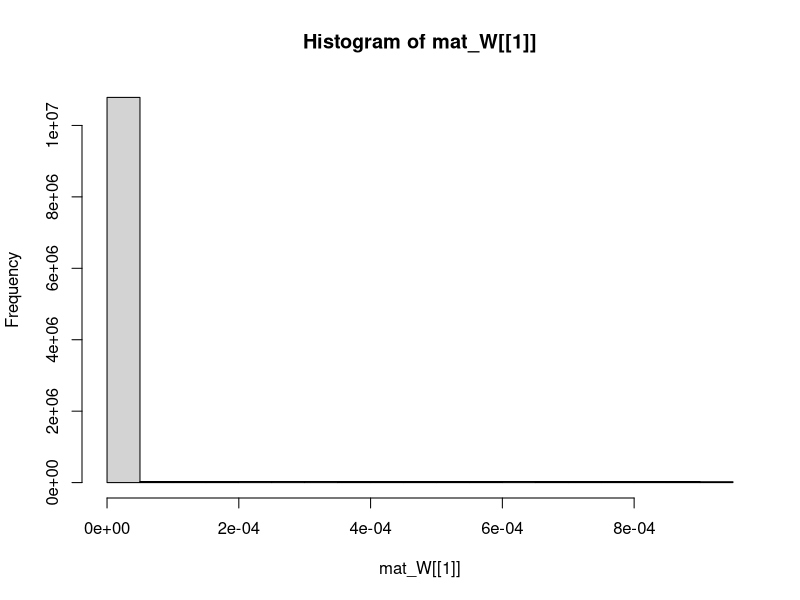
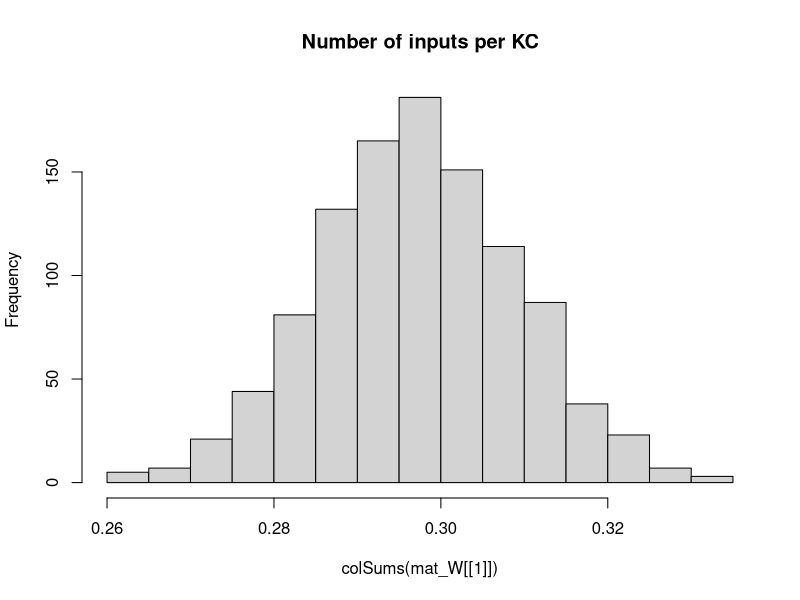

Recreate these plots in R, in order. (Note: this script raises an error after producing the figures.)
## Development Code for Willsaw NN image recognition of zfish larva
## KL 2021
## I will implement a MB random kernel NN as in my Ant Navigation paper 
## This Files Trains the weights of  2 Layer Net : Random Expansion Feature Layer (Random Kernel Trick) -> Perceptron Output neuron 
## The connections in L1 Random Sparse Net are data independent, while L2 wights are trained via +ve larva head template samples to filter patterns that look like larva
## The input images are labeled as Fish and non fish according to the folder they are placed.
# Output is saved as pgm images which are then loaded by tracker software so as to implemend the simple classifier net implemended here 

library("pixmap")
library("yaml")


## Initialiaze the random Weight vector of an L1 (KC) neuron  
init_random_W <- function(m,p){
  # Draw random Number N of Sampled Inputs From Binomial
  n <- rbinom(1,length(m),p)
  ## Set N random synapses as inputs to KC
  idx <- sample(1:length(m),n)
  m <- runif(NROW(m))/(100*NROW(m)) ##Weak Synapses
  ## Likely Stronger Subset
  m[idx] <- runif(n)/(length(m)) #1/NROW(m)
  #print(length(m))
  return (m)
}

## Sigmoid//logistic Transfer Function
N_transfer <- function(activation)
{
  return (1/(1+exp(-activation)))
}


## Derivative Sigmoid/logistic Transfer Function
N_transfer_D <- function(activation)
{
  return (N_transfer(activation)*(1-N_transfer(activation)) )
}

N_activation <- function(X,W,B)
{
  ## If more Than Half input units (based on Avg inputs) is active - then activate KC
  
  #  if ( sum(X) > KC_THRES )
  #    return (1)
  # else
  ## Bias is just another W attached to a fixed Input 1
  return (W%*%X + B)
}

## Copies A Smaller Matrix To the Middle of a larger one - (Pasting Image on larger canvas)
matrix_paste <- function(src,target)
{
  x_offset <- round((ncol(target)- ncol(src))/2 )
  y_offset <- round((nrow(target)- nrow(src))/2 )
  target[ (1+y_offset):(y_offset+nrow(src)),(1+x_offset):(x_offset+ncol(src))] <-src
  return(target)
}


sparse_binarize <- function(X,INPUT_SPARSENESS)
{
  ## Binarize Input Image / Set Sparsensess ##
  pxsparse = 1.0
  thres_bin = mean(X)
  max_iter = 100
  
  while (pxsparse > INPUT_SPARSENESS & max_iter > 0)
  {
    X_bin <-  as.numeric(X > thres_bin)
    pxsparse <- sum(as.numeric(X_bin[X_bin > 0]))/length(X_bin)
    thres_bin = thres_bin + 0.01;
    max_iter = max_iter + 1
  }
  
  
  ##message("Input Sparseness:",pxsparse)
  
  return(X_bin)
}




makeInputMatrix <- function(img_list,inmat_W)
{
  
  ## TRAIN /TEST ##
  img_list <- img_list[,1]
 
  
  
  ## Matrix Of  image Input Vectors  
  mat_X = matrix(0,nrow=ncol(inmat_W[[1]]),ncol=length(img_list) )
  fileidx <- 0
  for (in_img in img_list)
  {
    fileidx= fileidx + 1
    
    imgT <- read.pnm(as.character(in_img) )
    mat_img <- getChannels(imgT)
    X <- as.vector(mat_img)
    ### Add Fixed input 1 - To operate As Adjustable Bias for each input   
    ##X[length(X)] <- 1 # c(as.vector(mat_img),1)
    
    ##message(in_img," Input Dim:", dim(mat_img)[1],"x",dim(mat_img)[2],"=",dim(mat_img)[2]*dim(mat_img)[1])
    
    if (length(X) > n_top_px)
    {
      warning("input sample too big - skipping")
      next
    }
    
    ## If Loaded image is Smaller than INput - Then Resize (paste into) larger Matrix to fit
    if (length(X) < n_top_px)
    {
      ##message("input sample Smaller than Canvas - pasting")
      mat_t <- matrix(0,nrow=img_dim[1],ncol=img_dim[2])
      mat_img <- matrix_paste(mat_img,mat_t)
      ##message("Converted  Dim:", dim(mat_img)[1],"x",dim(mat_img)[2],"=",dim(mat_img)[2]*dim(mat_img)[1])
    }
    
    ##mypic = new("pixmapGrey", size=dim(mat_img),grey = mat_img);plot(mypic)
    ## Convert to Col Vector
    X <- sparse_binarize(as.vector(mat_img),INPUT_SPARSENESS)
    
    
    dim(X) <- c(length(X),1) ## Make into Col Vector
    
    if (length(X) > n_top_px)
    {
      warning(in_img,"Image Too large. Skipping")
      next
    }
    
    stopifnot(length(mat_X[,fileidx]) ==length(X) ) 
    mat_X[,fileidx] <- X # Save In Vector to MAtrix
    
  }## Load All Input Vectors Into Matrix X
  
  return(mat_X)
} ##Make INput List



### EXPORT MAtrix to YAML for !!opencv-matrix##
matrixToYamlForOpenCV <- function(mat)
{
  ##!!opencv-matrix
  strHeader <- "!!opencv-matrix\n rows: %d\n cols: %d\n dt: f\n data:["
  ## Matrix Will Be saved Transposed Because Data serial Reading Order is by row in OpenCV while Here Serialization is By Column
  strHeader <- sprintf(strHeader,nrow(mat),ncol(mat))
  strData = ""
  lineWidth = 100#min(100,length(mat))
  
  ## COMMENTED OUT AS SUDDENLY as.yaml started adding new Lines in data automatically - The following routine does this manually
  # ##Long Strings Need to be broken by New Lines otherwise OPENCV FIle Storage FAils
  # if (length(mat) > lineWidth){
  #   fcon<- tempfile("matrixYaml")
  #   
  #   ## Need to export To TEMP file as string Concat Is too SLOW
  #   for (i in seq(1,length(mat),lineWidth) ){
  #     write(mat[i:min(i+lineWidth-1,length(mat)-1)], file = fcon,ncolumns = 100, append = TRUE, sep = ", ")
  #     ##cat(",",file = fcon, append = TRUE,fill=FALSE)
  #     #strData = paste0(strData, toString(mat[i:min(i+lineWidth,length(mat))],"\n",width=0))
  #   }
  #   ## Join  All Lines Back INto One String - With Newlines and Commas and Intendation
  #   #strData = noquote()
  #   strData = noquote(paste0(
  #                     readLines(con = fcon, n = -1L, ok = TRUE, warn = TRUE, skipNul = FALSE, encoding = "UTF-8"),
  #                            collapse=",\n         ")) ##
  #   #class(strData) <- "verbatim"
  # }else
    
  ## Need to TransposeBecause Data serial Reading Order is by row in OpenCV while Here Serialization is By Column
  strData = toString(t(mat))
  
  
  strRet=  noquote(paste0(strHeader,strData,"]")) 
  
  
  ##Character vectors that have a class of ‘verbatim’ will not be quoted in the output YAML 
  class(strRet) <- "verbatim"
  ##class(strRet) <- "verbatim"
  #write(strRet,file = fcon)  
  return(noquote(strRet) )
}




## Process 2 Layer Network - Return Last Node Output produced for each input image
## Note : Input Layer Is Simplified - No activation function needed or Bias - Input image intentities are taken as activations
## Target_output is vector of desired output for each output Neuron these I chose to be L2_1=1 (Fish) L2_2=1 (Non Fish)
net_proc_images_batch <- function(mat_X,inmat_W,inmat_B,mat_Y,learningRate = 0.0)  
{
  
  L_X     <- list() ## Output Of Layer k
  L_A     <- list() ## Activation of  Layer k
  L_delta <- list()  ## Delta is the "cost attributable to (the value of) that node". 
  L2_out <- list()
  
  fileidx <- 0
  outError = 0 #'Mean Sq Error Of File Batch'

  
  
    ##Input Layer Is Simplified - No activation function needed or Bias - Input image intentities are taken as activations
    ##Activation 
    L_A[[1]] <- mat_X
    L_X[[1]] <- mat_X##N_transfer(X-0.5)
    ## Due to R hell with numbers ecoming Factors I need to do this tricl
    
    ##Target_output <- mat_Y[fileidx,] 
     
    ## Forward Propagation ##
    L_A[[2]] <- N_activation(mat_X, inmat_W[[1]], inmat_B[[1]] )
    L_X[[2]] <- N_transfer( L_A[[2]])
    
    ##  matrix of output Col vectors correspond to output
    L_A[[3]] <- N_activation(L_X[[2]],inmat_W[[2]] , inmat_B[[2]] )  
    L_X[[3]] <- N_transfer( L_A[[3]]) ## v_Layer_Bias[i] matrix(rep(,nrow(mat_X)),nrow=nrow(mat_X) )  

    
    MSQError =  sum(((mat_Y) - L_X[[3]] )^2)/ ncol(mat_X)

    ## Note Indexes L_X and mat/biases are off by one because LX_1 is considerened an input layer, while neural layer is l=2
    ## Back Propagation ##
    for (l in (N_Layers):1 )
    {
      ##On Output Layer
      if (l == (N_Layers))
      {
        ## Element Wise Product (hadamart Product)
        L_delta[[l]] <- ( N_transfer_D( L_X[[l+1]] )   * (L_X[[l+1]] - mat_Y)) ##*N_transfer_D(L_X[[l]])
      }else{
        #L_delta[[l]] <- L_delta[[l+1]] %*% t(mat_W[[l]])*N_transfer_D(L_X[[l]])
        L_delta[[l]] <-   t(t(L_delta[[l+1]]) %*%(inmat_W[[l+1]])*t(N_transfer_D( L_X[[l+1]] )))    ## %*% t(N_transfer_D(L_X[[l-1]]) )
      }
      
      dE <- (L_delta[[l]])%*%t(L_A[[l]])  
      dW <- learningRate*dE 
      ##Add average change over batch samples
      inmat_W[[l]] <- inmat_W[[l]] -  dW ##length(img_list)
      ## Error Non-Conform
      #inmat_B[[l]] <- inmat_B[[l]] - learningRate*(L_delta[[l]])  
    }
    
    #hist(Layer_Bias[[1]])
    #if (fileidx %% 10 == 0)
    #  hist(inmat_W[[1]], main="After")
    
    
    ## Forward Propagation ## 
    L1 <- N_transfer(N_activation(mat_X, inmat_W[[1]],inmat_B[[1]]  ) ) ## v_Layer_Bias[i] matrix(rep(,nrow(mat_X)),nrow=nrow(mat_X) )  
    ## L2 matrix of output Col vectors correspond 
    L2 <-  N_transfer(N_activation(L1,inmat_W[[2]] ,  inmat_B[[2]] )  )  
    
    MSQError =  sum(((mat_Y) - L2 )^2)/ ncol(mat_X)
    
    
    #L2_out[[fileidx]] <- list(Err=0.5*sum((Target_output - L2[,fileidx])^2),
    #                          MSERR=MSQError,
    #                          L2_F=L2[1,fileidx],
    #                          L2_NF=L2[2,fileidx],
    #                          KC_active = sum(L1[fileidx,][L1[fileidx,]>0.5]),
    #                          KC_total = length(L1[fileidx,]),
                              # input_sparse= pxsparse,
    #                          file=in_img
    #)
    
    #message(fileidx,". MSQERR:",MSQError,"  ", L2_out[[fileidx]]$L2_F, "-", L2_out[[fileidx]]$L2_NF, " ERR: ", L2_out[[fileidx]]$Err ," ",in_img)
    message(fileidx,". MSQERR:",MSQError,"  ")
    
    
    ##message("Recognition Output for Img ",in_img," is F:",L_X[[3]][1]," non-F:",L_X[[3]][2]," Active KC:",L2_out[[fileidx]]$KC_active/N_KC )
    #dim(X) = img_dim##dim(mat_img)
    
    
    #image(X_bin)
    #title(main = paste(in_img,strRes," R:",L2_Neurons_out[1]-L2_Neurons_out[2]), font.main = 4)
  
  
  lout <- list(X=mat_X,
               W=inmat_W,
               B=inmat_B,
               output=L2,
               Target=mat_Y,
               #out=data.frame( do.call(rbind,L2_out ) ),
               MSQError=MSQError )
  
  #MSQError =  sum(((mat_Y) - L2)^2)/nrow(mat_X)
  
  return(lout  )
}



img_dim <- c(38,28)
N_Layers <- 2

n_top_px <- img_dim[2]*img_dim[1]
N_KC = n_top_px*10 ## Number of Kenyon Cells (Input layer High Dim Coding)
N_SYN_per_KC <- n_top_px/20 ## Number of pic Features each KC neuron Codes for
#KC_THRES <- N_SYN_per_KC*0.25 ## Number of INput that need to be active for KC to fire/Activate
v_Layer_N <- c(n_top_px, N_KC, 2)
Layer_Bias <- list() ## Number of INput that need to be active for Neuron to fire/Activate
INPUT_SPARSENESS = 0.20

mat_W <<- list() # List Of Weight Matrices
## Make Sparse Random Synaptic Weight matrix Selecting Inputs for each KC
for (k in 1:N_Layers)
{
  mat_W[[k]] <- matrix(0,ncol=v_Layer_N[k],nrow=v_Layer_N[k+1])
  ## Init Random
  mat_W[[k]] <- t(apply(mat_W[[k]],1,init_random_W,N_SYN_per_KC/n_top_px)) ##
  Layer_Bias[[k]] <- matrix(1,ncol=1,nrow=v_Layer_N[k+1] )  #rep(1,) ## Initialiaze Neural Biases
}

hist(mat_W[[1]])
hist(colSums(mat_W[[1]]),main="Number of inputs per KC")

##Layer 2 (Output Perceptron)
#L2_Neurons <<- 2

## Apply Input Image ##
## list training files 
setwd("/home/kostasl/workspace/zebrafishtrack/Rplots")
sPathTrainingSamples="../img/trainset/fish"
sPathTrainingNonSamples="../img/trainset/nonfish/"
sPathTestingSamplesFish="../img/fish/"
sPathTestingSamplesNonFish="../img/nonfish/"

img_list_train_fish =  cbind(files=list.files(path=sPathTrainingSamples,pattern="*pgm",full.names = T),F=1,NF=0) 
img_list_test_fish = cbind(files=list.files(path=sPathTestingSamplesFish,pattern="*pgm",full.names = T),F=1,NF=0)
img_list_train_nonfish =   cbind(files=list.files(path=sPathTrainingNonSamples,pattern="*pgm",full.names = T),F=0,NF=1)
img_list_test_nonfish =  cbind(files=list.files(path=sPathTestingSamplesNonFish,pattern="*pgm",full.names = T),F=0,NF=1)

img_list_all <- rbind.data.frame(img_list_train_fish,img_list_test_fish,img_list_train_nonfish,img_list_test_nonfish,stringsAsFactors = FALSE)

#img_list_test=  list.files(path=sPathTestingSamples,pattern="*pgm",full.names = T) Samples ##


img_list_all <- rbind.data.frame(img_list_train_fish,img_list_test_fish,img_list_test_nonfish[1:NROW(img_list_test_fish),],stringsAsFactors = FALSE)

batchSize = 5 # Number of Training IMages for Each Leanring Episode (which will define error graident )
Nbatches = 10
trainingN = 10 ##Training Cycles For Each Batch

## TODO : Move this in Funct - Use One MAtrix For Net -Matrix Of Biases
mat_B <- list()
mat_B[[1]] <- matrix(Layer_Bias[[1]],ncol=(batchSize),nrow=length(Layer_Bias[[1]]))
mat_B[[2]] <- matrix(Layer_Bias[[2]],ncol=(batchSize),nrow=length(Layer_Bias[[2]]) )


lFitError <- list()
dfitRecord <- data.frame()

vTrainingError <- vector()
## Subset INput LIst Into Batches
rIdx = 1
for (b in 1:Nbatches)
{
  ##Make Matrix -For All net inputs
  img_list_suffled <- img_list_all[sample(1:nrow(img_list_all)),]
  ##Select Subset Batch
  img_list_suffled <- head(img_list_suffled,batchSize)
  
  mat_X <- makeInputMatrix(img_list_suffled,mat_W)
  
  label_list <-cbind.data.frame(F=(img_list_suffled[,2]),NF=(img_list_suffled[,3]) )##Target output/labels
  mat_Y <- t(apply(as.matrix(label_list),2,strtoi))  
  
 
  
  for (i in 1:trainingN)
  {  
    
    dLearningRate    <- 0.0001
    
    # TRAIN On Fish 
    dnetout <- net_proc_images_batch(mat_X,mat_W,mat_B,mat_Y,dLearningRate )
    mat_W   <<-dnetout$W
    mat_B <<- dnetout$B

        
    vTrainingError[rIdx] = dnetout$MSQError  #plot(unlist(dnetout$out$MSERR),main=paste(i,"Mean SQ Err"))
    rIdx = rIdx +1
    
    plot(vTrainingError,xlim=c(0,trainingN*Nbatches)) #ylim=c(0,1)
    
  }## Repeated Training On Batch 

} ## Different Batch Suffles  


### Calcl Final Performance 

##Select Subset Batch
img_list_suffled <- img_list_all[sample(1:nrow(img_list_all)),]
mat_X <- makeInputMatrix(img_list_suffled,mat_W)
label_list <-cbind.data.frame(F=(img_list_suffled[,2]),NF=(img_list_suffled[,3]) )##Target output/labels
mat_Y <- t(apply(as.matrix(label_list),2,strtoi))

## TODO : Move this in Funct - Use One MAtrix For Net -Matrix Of Biases
mat_B <- list()
mat_B[[1]] <- matrix(Layer_Bias[[1]],ncol=ncol(mat_X),nrow=length(Layer_Bias[[1]]))
mat_B[[2]] <- matrix(Layer_Bias[[2]],ncol=ncol(mat_X),nrow=length(Layer_Bias[[2]]) )


dLearningRate    <- 0.0
# TRAIN On Fish 
dnetout <- net_proc_images_batch(mat_X,mat_W,mat_B,mat_Y,dLearningRate )
message("Final MSQERR:",dnetout$MSQError)

  
hist(dnetout$Target - dnetout$output)

hist(dnetout$W[[1]],main="After")




## FOR EXAPORT TO YAML

fishNet <- list(LW1=dnetout$W[[1]],
                LW2=dnetout$W[[2]],
                LB1=dnetout$B[[1]],
                LB2=dnetout$B[[2]] 
)

#attr(fishNet$LW1, "tag") <- "!!opencv-matrix" ##Adding tags Also Change The Header to Verbatim, which does not work in OPENCV
attr(fishNet$LW2, "tag") <- "!!opencv-matrix"
attr(fishNet$LB1, "tag") <- "!!opencv-matrix"
attr(fishNet$LB2, "tag") <- "!!opencv-matrix"



#fishNet <- list(LW1=Layer_Bias[[2]]
#)
## EXPORT TO YAML FOR OPENCV - Custom/hacked exporter routine specific to OPENCV
#  filename <- "fishNet.yml"
#  con <- file(filename, "w")
#  message("Exporting to YAML-Wait for it , this may take a while...")
#  write("%YAML:1.0",con) ##Header Is necessary For OPENCV 
  ## Indentation Needs to be 3
#  str_yaml<- noquote(as.yaml(fishNet, handlers=list(matrix=matrixToYamlForOpenCV), line.sep="\n",indent=3,unicode=F))
  #  CLEAN UP String FRom Escape Chars
  ## the Var Type tag !!opencv-matrix needs to be on same line as vairable Name - For OpenCV file store - FIX
#  str_yaml <- gsub("\n  !!opencv-matrix","!!opencv-matrix",str_yaml,fixed = T)
#  str_yaml <- gsub("\\n","\n",str_yaml,fixed = T)## Remove Escaped NewLines
#  str_yaml <- gsub("\"","",str_yaml,fixed = T)#Remove Quates

#  write(noquote(str_yaml),con,append=TRUE) ##Header Is necessary For OPENCV 
#  close(con)




############## 


## Process 2 Layer Network - Return Last Node Output produced for each input image
## Note : Input Layer Is Simplified - No activation function needed or Bias - Input image intentities are taken as activations
## Target_output is vector of desired output for each output Neuron these I chose to be L2_1=1 (Fish) L2_2=1 (Non Fish)
net_proc_images <- function(input_list,inmat_W,inLayer_Bias,learningRate = 0.0)  
{
  
  L_X     <- list() ## Output Of Layer k
  L_A     <- list() ## Activation of  Layer k
  L_delta <- list()  ## Delta is the "cost attributable to (the value of) that node". 
  L2_out <- list()
  
  Target_output = c(1,0)  
  fileidx <- 0
  outError = 0 #'Mean Sq Error Of File Batch'
  ## TRAIN /TEST ##
  img_list <- input_list[,1]
  label_list <-cbind.data.frame(F=(input_list[,2]),NF=(input_list[,3]) )##Target output/labels
  
  ## Matrix Of  image Input Vectors  
  mat_X = matrix(0,nrow=ncol(inmat_W[[1]]),ncol=length(img_list) )
  
  for (in_img in img_list)
  {
    fileidx= fileidx + 1
    
    imgT <- read.pnm(as.character(in_img) )
    mat_img <- getChannels(imgT)
    X <- as.vector(mat_img)
    ### Add Fixed input 1 - To operate As Adjustable Bias for each input   
    ##X[length(X)] <- 1 # c(as.vector(mat_img),1)
    
    ##message(in_img," Input Dim:", dim(mat_img)[1],"x",dim(mat_img)[2],"=",dim(mat_img)[2]*dim(mat_img)[1])
    
    if (length(X) > n_top_px)
    {
      warning("input sample too big - skipping")
      next
    }
    
    ## If Loaded image is Smaller than INput - Then Resize (paste into) larger Matrix to fit
    if (length(X) < n_top_px)
    {
      ##message("input sample Smaller than Canvas - pasting")
      mat_t <- matrix(0,nrow=img_dim[1],ncol=img_dim[2])
      mat_img <- matrix_paste(mat_img,mat_t)
      ##message("Converted  Dim:", dim(mat_img)[1],"x",dim(mat_img)[2],"=",dim(mat_img)[2]*dim(mat_img)[1])
    }
    
    ##mypic = new("pixmapGrey", size=dim(mat_img),grey = mat_img);plot(mypic)
    ## Convert to Col Vector
    X <- sparse_binarize(as.vector(mat_img),INPUT_SPARSENESS)
    
    
    dim(X) <- c(length(X),1) ## Make into Col Vector
    
    if (length(X) > n_top_px)
    {
      warning(in_img,"Image Too large. Skipping")
      next
    }
    
    stopifnot(length(mat_X[,fileidx]) ==length(X) ) 
    mat_X[,fileidx] <- X # Save In Vector to MAtrix
    
    
    ##Input Layer Is Simplified - No activation function needed or Bias - Input image intentities are taken as activations
    ##Activation 
    L_A[[1]] <- X
    L_X[[1]] <- X##N_transfer(X-0.5)
    ## Due to R hell with numbers ecoming Factors I need to do this tricl
    mat_Y <- apply(as.matrix(label_list),2,strtoi)
    
    Target_output <-mat_Y[fileidx,] 
    ### 
    
    ## Forward Propagation ## 
    for (i in 2:(N_Layers+1) )
    {
      L_A[[i]] <- N_activation(L_X[[i-1]], inmat_W[[i-1]], inLayer_Bias[[i-1]]) ## v_Layer_Bias[i]  
      L_X[[i]] <- N_transfer(L_A[[i]])
    }
    
    outError = outError + sum( ( Target_output - L_X[[i]] ) )
    
    #hist(mat_W[[l-1]],main="before")
    ## Note Indexes L_X and mat/biases are off by one because LX_1 is considerened an input layer, while neural layer is l=2
    ## Back Propagation ##
    for (l in (N_Layers):1 )
    {
      ##On Output Layer
      if (l == (N_Layers))
      {
        ## Element Wise Product (hadamart Product)
        L_delta[[l]] <- ((N_transfer_D(L_X[[l+1]])) * (L_X[[l+1]] - Target_output)) ##*N_transfer_D(L_X[[l]])
      }else{
        #L_delta[[l]] <- L_delta[[l+1]] %*% t(mat_W[[l]])*N_transfer_D(L_X[[l]])
        L_delta[[l]] <-   t(t(L_delta[[l+1]]) %*%(inmat_W[[l+1]])*t(N_transfer_D( L_X[[l+1]] )))    ## %*% t(N_transfer_D(L_X[[l-1]]) )
        
      }
      
      dE <- (L_delta[[l]])%*%t(L_A[[l]])  
      dW <- learningRate*dE 
      ##Add average change over batch samples
      inmat_W[[l]] <- inmat_W[[l]] -  dW ##length(img_list)
      inLayer_Bias[[l]] <- inLayer_Bias[[l]] - learningRate*(L_delta[[l]])  
    }
    
    #hist(Layer_Bias[[1]])
    if (fileidx %% 10 == 0)
      hist(inmat_W[[1]], main="After")
    
    #hist( KC_out_act[1,])
    ## Calc Layer 1 output based on Activation Threshold Funciton for Units
    #KC_output <- apply(KC_out_act, 2, N_transfer)
    #dim(KC_output) <-c(1,length(KC_output)) ## Make into Row Vector
    
    ## Learn Positive Samples - Simple Perceptron Learning Rule - Over an augmented input X which is projected To High dim via sparse random matrix in L1##
    ## Take Active L1 outputs And Set L2 Input synapses of Output Neuron to High
    # Continuous output /
    #L2_Neurons_out <<- (as.numeric(( KC_output %*%  W_L2)/N_KC))
    # Weight Gradient -
    #DW <- t(KC_output)%*% (Target_output - L2_Neurons_out)/2
    #W_L2 <<-  W_L2 + learningRate*DW ## Update Weight Vector 
    
    
    ##W_L2[W_L2 < 1] <<- 1 ##Cap To Limit Values - Saturation Of Synapses
    ##W_L2[,outNeuronIdx][W_L2< -1] <<- -1
    
    #stopifnot(ncol(KC_output) == nrow(W_L2))
    ## Calc Output Neuron - Perceptron 
    ## FWD PROP CAlc MSQE - Fwd Propagate Entire Input Matrix 
    
    
    ## Forward Propagation ## 
    L1 <- N_transfer(N_activation(mat_X, inmat_W[[1]], matrix(inLayer_Bias[[1]],ncol=ncol(mat_X),nrow=length(inLayer_Bias[[1]])) ) ) ## v_Layer_Bias[i] matrix(rep(,nrow(mat_X)),nrow=nrow(mat_X) )  
    ## L2 matrix of output Col vectors correspond 
    L2 <-  N_transfer(N_activation(L1,inmat_W[[2]] , matrix(inLayer_Bias[[2]],ncol=ncol(mat_X),nrow=length(inLayer_Bias[[2]])) )  )  
    
    MSQError =  sum((t(mat_Y) - L2 )^2)/ ncol(mat_X)
    
    
    L2_out[[fileidx]] <- list(Err=0.5*sum((Target_output - L2[,fileidx])^2),
                              MSERR=MSQError,
                              L2_F=L2[1,fileidx],
                              L2_NF=L2[2,fileidx],
                              KC_active = sum(L1[fileidx,][L1[fileidx,]>0.5]),
                              KC_total = length(L1[fileidx,]),
                              # input_sparse= pxsparse,
                              file=in_img
    )
    
    
    
    message(fileidx,". MSQERR:",MSQError,"  ", L2_out[[fileidx]]$L2_F, "-", L2_out[[fileidx]]$L2_NF, " ERR: ", L2_out[[fileidx]]$Err ," ",in_img)
    
    ##message("Recognition Output for Img ",in_img," is F:",L_X[[3]][1]," non-F:",L_X[[3]][2]," Active KC:",L2_out[[fileidx]]$KC_active/N_KC )
    dim(X) = dim(mat_img)
    
    
    #image(X_bin)
    #title(main = paste(in_img,strRes," R:",L2_Neurons_out[1]-L2_Neurons_out[2]), font.main = 4)
  }
  
  lout <- list(X=mat_X,
               W=inmat_W,
               B=inLayer_Bias,
               out=data.frame( do.call(rbind,L2_out ) ))
  
  MSQError =  sum((t(mat_Y) - L2)^2)/nrow(mat_X)
  
  return(lout  )
}



#}

#       ##Test 
#   dnetout_tfish <- net_proc_images(img_list_test_fish,0.3, c(1,0))
#   #hist(unlist(dnetout_fish$L2_F),breaks=10,main="Class Fish Responses to F+ samples" )
#   ##L1 threshold set too high - patterns do not propagate
#   stopifnot(sum(unlist(dnetout_tfish$KC_active)) > 1)
#     
#   SqError_FisF <- sum((1 -unlist(dnetout_tfish$L2_F))^2)/nrow(dnetout_tfish)
#   SqError_FisNotNF <- sum((-1 -unlist(dnetout_tfish$L2_NF))^2)/nrow(dnetout_tfish)
#   
#   message("Sq. Error: F+:",SqError_FisF," F-:",SqError_FisNotNF)
#   
#   dnetout_tnotfish <- net_proc_images(img_list_test_nonfish,dLearningRate,c(0,1))
#   ##hist(unlist(dnetout_notfish$L2_NF),breaks=10,main="Class Not Fish Responses to F- samples" )
#   
#   SqError_NFisNotF <- sum((-1 -unlist(dnetout_tnotfish$L2_F))^2)/nrow(dnetout_tnotfish)
#   SqError_NFisNF <- sum((1 -unlist(dnetout_tnotfish$L2_NF))^2)/nrow(dnetout_tnotfish)
#   
#   #message("Sq. Error: F+:",SqError_NFisNotF," F-:",SqError_NFisNF)
# 
#   
#   SqClassError = sum(SqError_FisF,SqError_FisNotNF,SqError_NFisNotF,SqError_NFisNF)   
#   lFitError[[i]] = list(S_error=SqClassError,FishisFish=SqError_FisF,FishNotFish=SqError_FisNotNF,
#                         NotFishIsFish=SqError_NFisNotF,
#                         NotFishIsNotFish=SqError_NFisNF)
#   
#   dfitRecord <<- data.frame( do.call(rbind,lFitError ) )
#   plot(unlist(dfitRecord$S_error),xlim=c(1,100) ,xlab="Fit Error",ylim=c(0,2))
# 
# 
# ## Test Fish
# dnetout_testfish <- net_proc_images(img_list_test_fish,0,c(-1,1))
# ##hist(unlist(dnetout_notfish$L2_NF),breaks=10,main="Class Not Fish Responses to F- samples" )
# dnetout_testnonfish <- net_proc_images(img_list_test_nonfish,0,c(-1,1))
# 
# 
# SqError_NFisNotF <- sum((-1 -unlist(dnetout_testfish$L2_F))^2)/nrow(dnetout_testfish)
# SqError_NFisNF <- sum((1 -unlist(dnetout_testfish$L2_NF))^2)/nrow(dnetout_testfish)
# 
# 
# 
# 
# plot(unlist(dfitRecord$S_error),xlim=c(1,100) ,xlab="Fit Error",ylim=c(00,800))
# 
# plot(unlist(dfitRecord$FishisFish) )
# plot(unlist(dfitRecord$FishNotFish) )
# plot(unlist(dfitRecord$NotFishIsFish) )
# plot(unlist(dfitRecord$NotFishIsNotFish) )
# 
# 
# 
# ## Test Responses ## 
# dnetout_test <- net_proc_images(img_list_test,0.0,c(0,0))
# dnetout_test_nonfish <- net_proc_images(img_list_train_nonfish,0.0,c(-1,1))
# 
# 
# 
# colSums(W_L2)
# 
# l_out_n <- net_proc_images(img_list_train_nonfish,-dLearningRate/5,1)
# colSums(W_L2)
# 
# colSums(W_L2)
# 
# 
#  ## Save KC Matrix As Image (To Be loaded by Tracker)
#  ## Save Trained Weights As Image (To load by Tracker)
#  KC_sparse_pic <- pixmapGrey(mat_W[[1]], nrow=dim(mat_W[[1]])[1],ncol=dim(mat_W[[1]])[2])
#  plot(KC_sparse_pic)
#  write.pnm(KC_sparse_pic,file="L1_W_SparseNet.pgm")
# # 
# # ## Shift Values
#  L_W2 <- (mat_W[[2]])+1.0
#  L_W2 <- apply(L_W2,2,rev)
#  Lout_pic <- pixmapGrey(L_W2, nrow=dim(mat_W[[2]])[1],ncol=dim(mat_W[[2]])[2],cellres=1)
#  plot(Lout_pic)
#  write.pnm(Lout_pic,file="L2_W_SparseNet.pgm")
# 
#  Lout_pic <- pixmapGrey(Layer_Bias[[1]], nrow=dim(Layer_Bias[[1]])[1],ncol=dim(Layer_Bias[[1]])[2],cellres=1)
#  plot(Lout_pic)
#  write.pnm(Lout_pic,file="L1_B_SparseNet.pgm")
#  
#  
#  Lout_pic <- pixmapGrey(Layer_Bias[[2]],  nrow=dim(Layer_Bias[[2]])[1],ncol=dim(Layer_Bias[[2]])[2],cellres=1)
#  plot(Lout_pic)
#  write.pnm(Lout_pic,file="L2_B_SparseNet.pgm")
#  #
#  # 
# # 
# ## Load Matrix And Test
# imgT <- read.pnm(file="L1_W_SparseNet.pgm")
# mat_WL1 <- getChannels(imgT)
# 
# imgT <- read.pnm(file="L2_W_SparseNet.pgm")
# mat_WL2 <- getChannels(imgT)-1.0 ##Reverse Order

# 
# hist(W_L2)
# 
# cc <- getChannels(Lout_pic)
# plot(pic_outL)
